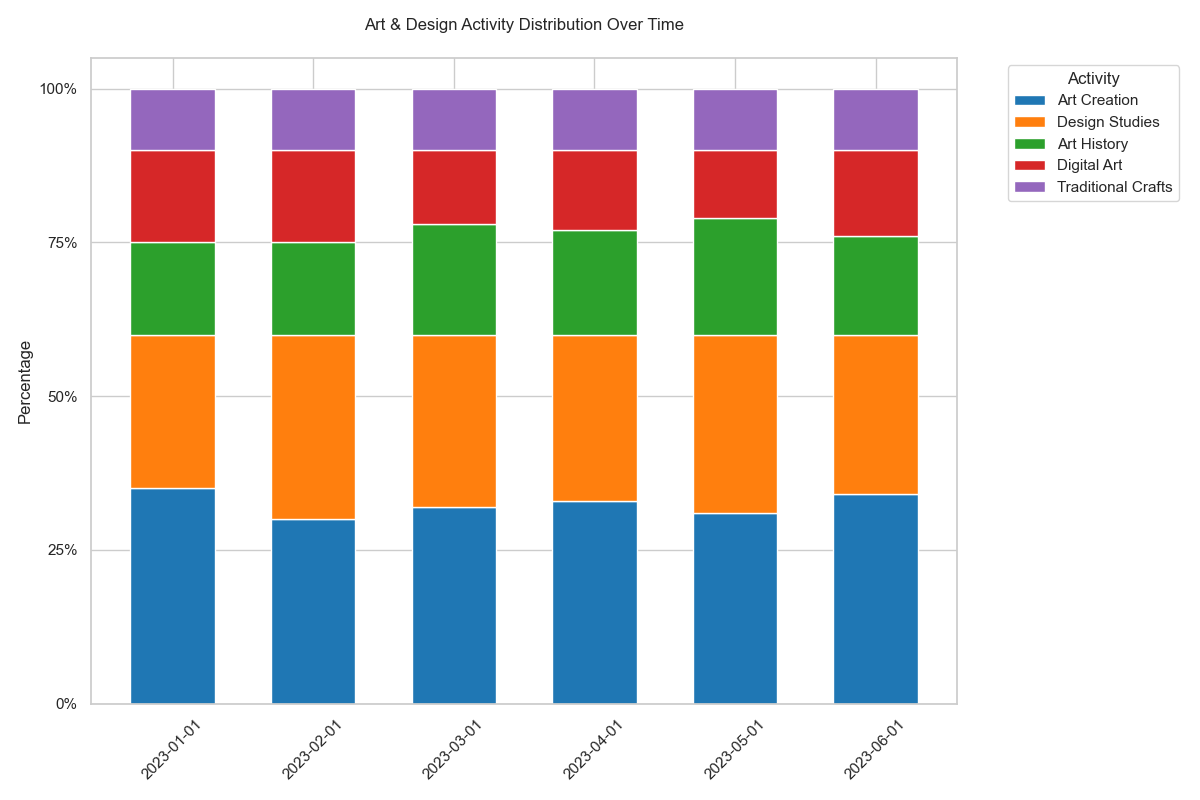

Reproduce this figure in Python.

import matplotlib.pyplot as plt
import pandas as pd
import seaborn as sns
from datetime import datetime

data = [
    {'Date': '2023-01-01', 'Art Creation': '35%', 'Design Studies': '25%', 'Art History': '15%', 'Digital Art': '15%', 'Traditional Crafts': '10%'},
    {'Date': '2023-02-01', 'Art Creation': '30%', 'Design Studies': '30%', 'Art History': '15%', 'Digital Art': '15%', 'Traditional Crafts': '10%'},
    {'Date': '2023-03-01', 'Art Creation': '32%', 'Design Studies': '28%', 'Art History': '18%', 'Digital Art': '12%', 'Traditional Crafts': '10%'},
    {'Date': '2023-04-01', 'Art Creation': '33%', 'Design Studies': '27%', 'Art History': '17%', 'Digital Art': '13%', 'Traditional Crafts': '10%'},
    {'Date': '2023-05-01', 'Art Creation': '31%', 'Design Studies': '29%', 'Art History': '19%', 'Digital Art': '11%', 'Traditional Crafts': '10%'},
    {'Date': '2023-06-01', 'Art Creation': '34%', 'Design Studies': '26%', 'Art History': '16%', 'Digital Art': '14%', 'Traditional Crafts': '10%'}
]

df = pd.DataFrame(data)

for col in df.columns:
    if col != 'Date':
        df[col] = df[col].str.rstrip('%').astype('float') / 100

df_long = df.melt(id_vars='Date', var_name='Activity', value_name='Percentage')
df_long['Date'] = pd.to_datetime(df_long['Date'])
df_long.sort_values(by='Date', inplace=True)

categories = df.columns[1:]
colors = ['#1F77B4', '#FF7F0E', '#2CA02C', '#D62728', '#9467BD']

left = len(df_long['Date'].unique()) * [0]

fig, ax = plt.subplots(figsize=(12, 8))

for ix, category in enumerate(categories):
    category_data = df_long[df_long['Activity'] == category]
    plt.bar(
        category_data['Date'].dt.strftime('%Y-%m-%d'),
        category_data['Percentage'],
        width=0.6,
        bottom=left,
        color=colors[ix],
        edgecolor="white",
        label=category
    )
    left = left + category_data['Percentage'].values

plt.xticks(rotation=45)
plt.yticks(ticks=[0, 0.25, 0.5, 0.75, 1], labels=['0%', '25%', '50%', '75%', '100%'])
plt.ylabel('Percentage')
plt.title('Art & Design Activity Distribution Over Time', pad=20)
plt.legend(title='Activity', bbox_to_anchor=(1.05, 1), loc='upper left')

plt.tight_layout()
plt.show()
